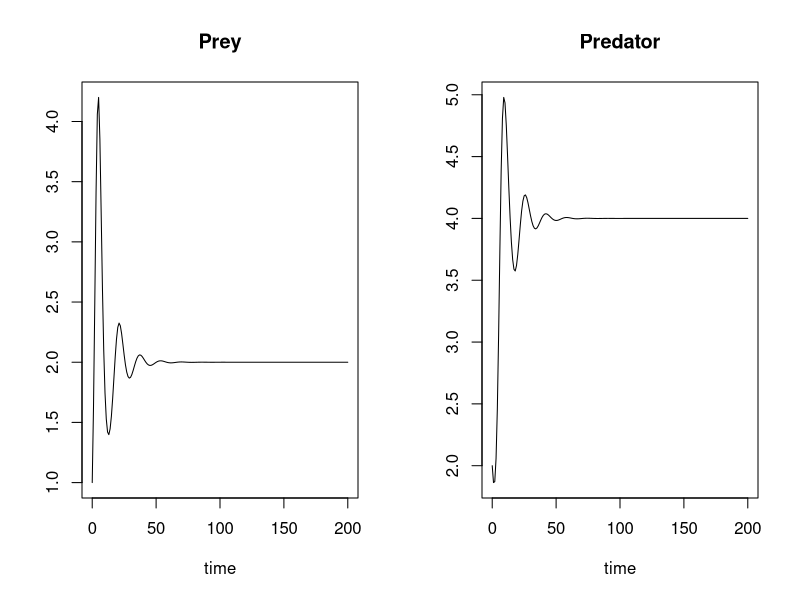

R code for this plot:
# ~~~~~~~~~~~~~~~~~~~~~~~~~~~~~~~~~~~~~~~~~~~~~~~~~~~~~~~~~~~~~~~~~~~
# Simulate the dynamics of a predator and a prey population according 
# to the Lotka-Volterra model. The data produced will subsequently 
# be used to test the performance of several population dynamic 
# model-fitting routines.
# ~~~~~~~~~~~~~~~~~~~~~~~~~~~~~~~~~~~~~~~~~~~~~~~~~~~~~~~~~~~~~~~~~~~

# ~~~~~~~~~~~~~~~~~~~
# Load libraries ----
# ~~~~~~~~~~~~~~~~~~~
library(deSolve)

# ~~~~~~~~~~~~~~~~~~~
# Load functions ----
# ~~~~~~~~~~~~~~~~~~~
# None required

# ~~~~~~~~~~~~~~~~~
# Define model ----
# ~~~~~~~~~~~~~~~~~
LVmod <-
  function(Time, State, Pars) {
    with(as.list(c(State, Pars)), {
      Ingestion    <- rIng  * Prey * Predator
      GrowthPrey   <- rGrow * Prey * (1 - Prey / K)
      MortPredator <- rMort * Predator
      
      dPrey        <- GrowthPrey - Ingestion
      dPredator    <- Ingestion * assEff - MortPredator
      
      return(list(c(dPrey, dPredator)))
    })
}

# ~~~~~~~~~~~~~~~~~~~~~
# Define parameters ----
# ~~~~~~~~~~~~~~~~~~~~~
pars <- c(rIng   = 0.2,    # /day, rate of ingestion
	        rGrow  = 1.0,    # /day, prey growth rate
	        rMort  = 0.2 ,   # /day, predator mortality
	        assEff = 0.5,    # assimilation efficiency
	        K      = 10)     # mmol/m3, carrying capacity

# ~~~~~~~~~~~~~~~~~~~
# Simulate model ----
# ~~~~~~~~~~~~~~~~~~~
yinit  <- c(Prey = 1, Predator = 2)
times <- seq(0, 200, by = 1)
out   <- ode(yinit, times, LVmod, pars)
summary(out)

# ~~~~~~~~~~~~~~~~~
# Plot results ----
# ~~~~~~~~~~~~~~~~~
plot(out)

# ~~~~~~~~~~~~~~~~~~~~~~~~~~~~~~~~~~~~~~~~~~~~~~~~~~~~~~~
# ~~~~~~~~~~~~~~~~~~~~~~~~~~~~~~~~~~~~~~~~~~~~~~~~~~~~~~~
# ~~~~~~~~~~~~~~~~~~~~~~~~~~~~~~~~~~~~~~~~~~~~~~~~~~~~~~~

# =======================================================
#  ===  Messy example to demonstrate 'Reformat Code' ====
# =======================================================

LVmod<-function(Time,State,Pars){with(as.list(c(State,Pars)), {
Ingestion<-rIng*Prey*Predator; GrowthPrey<-rGrow*Prey*(1-Prey/K); MortPredator<-rMort*Predator
dPrey<-GrowthPrey-Ingestion; dPredator<-Ingestion*assEff-MortPredator
return(list(c(dPrey,dPredator)))})}
